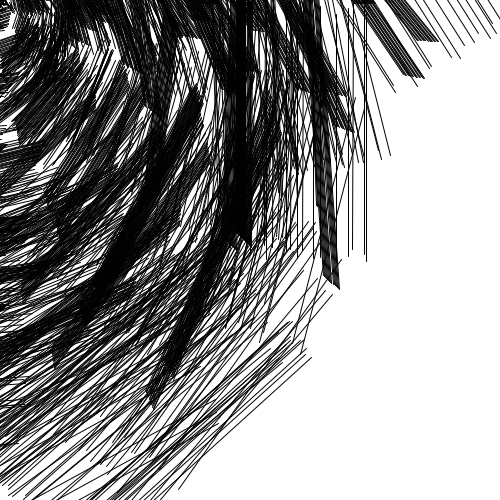
Frame 1 (no input)
Frame 60 (the mouse pressed at the canvas centre just before this capture): identical to frame 1, image omitted
Frame 120 (the mouse held since frame 60 and released just before this capture): identical to frame 1, image omitted

The Processing sketch that drew this single still picture (run headless with seeded random() and noise(); from frame 60 on, the mouse is pressed at the canvas centre):

// Processing sketch: processing_112617
// ── processing_112617.pde

//import processing.pdf.*;

void setup() {
//  size(500, 500, PDF, "wallpaper.pdf");

  size(500, 500);
  background(255);
  stroke(1);
  smooth();
  int r = 80;
  for (int i = -r*2; i < r*2; i++) {
    float j = sqrt((r*r) - (i*i));
    rotate(radians(random(i, i*100)*i)); 
    for (int k = i - r/10; k < i + r/10; k++) {
      int posx = int(random(k, k*2));
      int posy = int(random(i, i*2));

      line(i+posx, k-i, i+posx+5, k+i);
    }
  }
}

void draw() {
//  println("Finished.");
//  exit();
}
